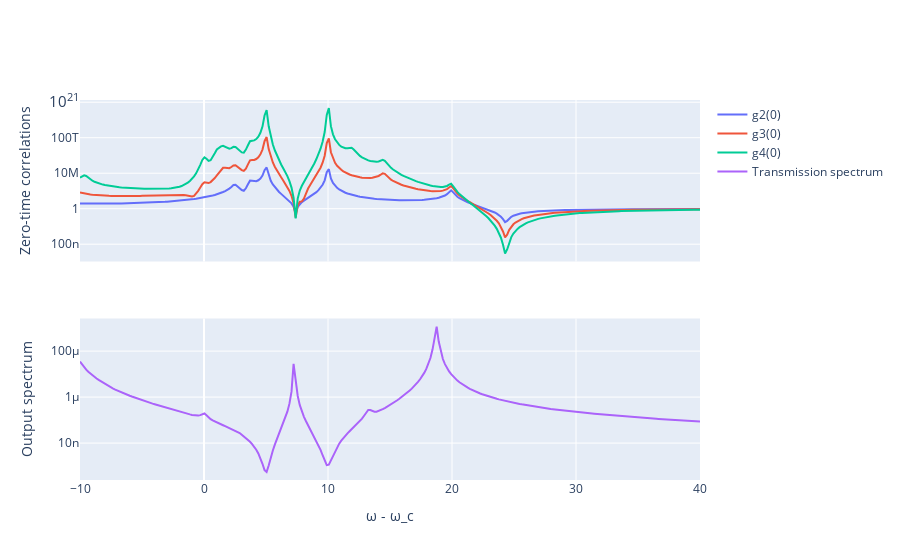

This figure's notebook cell:
### Code cell
wc = 1e3  # frequencies in MHz

cavity = Cavity(
    num_photons=5,
    num_emitters=2,
    cavity_freq=wc,
    emitter_freq=[wc + 5, wc + 10],
    g=10,
    gamma=33e-3,
    kappa=500e-3,
)

drives = np.linspace(wc - 10, wc + 40, 300)

fig = g_correlation_swept_pump(cavity, orders=[2, 3, 4], drive_frequencies=drives)
fig.update_yaxes(type='log', row=1, col=1)
fig.update_yaxes(type='log', row=2, col=1)

### Figure 1 — Plotly figure (JSON) as saved in the notebook; plotly's stock layout.template omitted (floating-point values rounded to 4 significant figures; data arrays with more than 128 entries replaced by an {"elided": "..."} marker saying what was removed)
{"data": [{"name": "g2(0)", "type": "scatter", "x": {"elided": "300 float values"}, "xaxis": "x", "y": {"elided": "300 float values"}, "yaxis": "y"}, {"name": "g3(0)", "type": "scatter", "x": {"elided": "300 float values"}, "xaxis": "x", "y": {"elided": "300 float values"}, "yaxis": "y"}, {"name": "g4(0)", "type": "scatter", "x": {"elided": "300 float values"}, "xaxis": "x", "y": {"elided": "300 float values"}, "yaxis": "y"}, {"name": "Transmission spectrum", "type": "scatter", "x": {"elided": "300 float values"}, "xaxis": "x2", "y": {"elided": "300 float values"}, "yaxis": "y2"}], "layout": {"xaxis": {"anchor": "y", "domain": [0, 1], "matches": "x2", "showticklabels": false}, "xaxis2": {"anchor": "y2", "domain": [0, 1], "title": {"text": "ω - ω_c"}}, "yaxis": {"anchor": "x", "domain": [0.575, 1], "title": {"text": "Zero-time correlations"}, "type": "log"}, "yaxis2": {"anchor": "x2", "domain": [0, 0.425], "title": {"text": "Output spectrum"}, "type": "log"}}}
